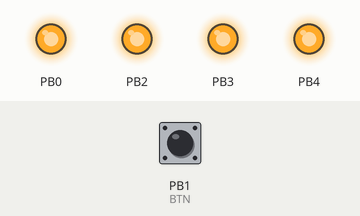
Simulated run of this sketch. Board: ATtiny85, built with avr-gcc and run on an emulated ATtiny85. Parts: output pins drawn as LEDs (lit = HIGH). The test bench sets the inputs (shaded band); at power-on: PB1 (BTN) HIGH. Sleep ends after the set time or at an interrupt; random numbers use the default seed unless the sketch sets one.

Above: at 5.0 s.
5.1 s: PB1 (BTN) pulled LOW for 0.15 s
At 7.7 s:
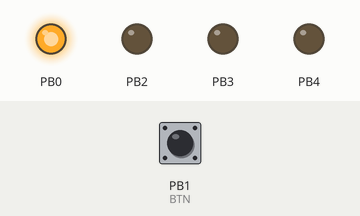
8.1 s: PB1 (BTN) pulled LOW for 1 s
At 11.0 s:
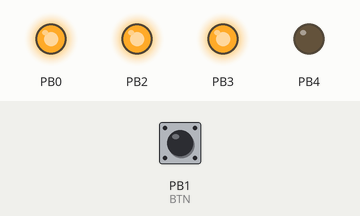
11.1 s: PB1 (BTN) pulled LOW for 0.15 s
At 13.5 s:
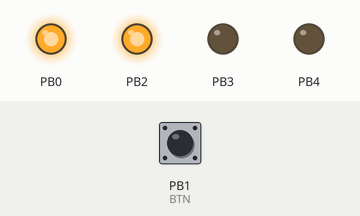
14.1 s: PB1 (BTN) pulled LOW for 3.2 s
At 18.66 s:
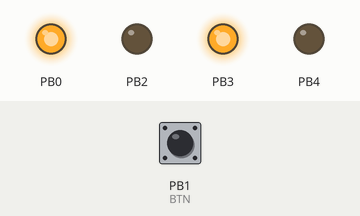
Timing chart, 0 to 19.8 s (numbered marks = the images above; inputs shaded):
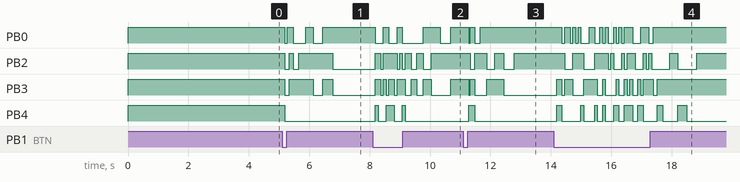

The sketch:

miroLED-dice.ino
```cpp
#include <avr/io.h>
#include <util/delay.h>
#include <avr/interrupt.h>
#include <avr/sleep.h>
#include <avr/wdt.h>
#include <avr/power.h>

const byte BTN = 1; // pin3 PB1

int previousPattern = 1; int previousPattern2 = 1;
int currentPattern = 1; int currentPattern2 = 1;
int ledMode = 1;
int mode_2 = 1; int mode_3 = 1; int mode_22 = 1; int mode_32 = 1;


void setup() {
  pinMode(BTN, INPUT_PULLUP);
  pinMode(2, OUTPUT); pinMode(0, OUTPUT); pinMode(3, OUTPUT); pinMode(4, OUTPUT);

  while(digitalRead(BTN) == LOW) {
    if(ledMode == 1) { ledMode = 2; Set_Pattern(2, false, false); delay(3000); }
    else if(ledMode == 2) { ledMode = 3; Set_Pattern(3, false, false); delay(3000); }
    else if(ledMode == 3) { ledMode = 4; Set_Pattern(4, false, false); delay(3000); }
    else if(ledMode == 4) { ledMode = 1; Set_Pattern(1, false, false); delay(3000); }
  }

  PCMSK  = bit (PCINT1); // want PB1 / pin3
  GIFR  |= bit (PCIF);   // clear any outstanding interrupts
  GIMSK |= bit (PCIE);   // enable pin change interrupts

  randomSeed(millis());

  Set_Pattern(7, false, false);
  delay(100);

  power_off();
}


void loop() {
  delay(100);
}


ISR(PCINT0_vect) // there are pins and vectors, it is not the same
{

}


void power_off() {
  set_sleep_mode (SLEEP_MODE_PWR_DOWN);
  wdt_disable();
  ADCSRA = 0;           // turn off ADC
  power_all_disable();  // power off ADC, Timer 0 and 1, serial interface
  noInterrupts();       // timed sequence coming up
  sleep_enable();       // ready to sleep
  sleep_bod_disable();  // Disable Brown out detector
  interrupts();         // interrupts are required now
  sleep_cpu();          // sleep
  sleep_disable();      // precaution
  power_all_enable();   // power everything back on

  Button_Pressed();
}


void Button_Pressed() {
  randomSeed(millis());
  do {
    delay(89);
    AnimateMix();
  } while(digitalRead(BTN) == LOW);

  if(ledMode == 1 || ledMode == 2) { SlowDown(false); }
  else if(ledMode == 3 || ledMode == 4) { SlowDown(true); }

  while(digitalRead(BTN) == LOW) { delay(100); }
  power_off();
}


void SlowDown(bool twoDices) {
  for(int i=0; i<13; i+=2) {
    do {
     currentPattern = random(1, 7);
    } while (currentPattern == previousPattern);
    previousPattern = currentPattern;

    if(twoDices == true) {
      do {
       currentPattern2 = random(1, 7);
      } while (currentPattern2 == previousPattern2);
      previousPattern2 = currentPattern2;
    }

    if(ledMode == 2 || ledMode == 4) {
      Set_Pattern(0, true, false);
      delay(89 + 20 * i);
    }

    Set_Pattern(currentPattern, true, false);
    delay(89 + 20 * i);
  }

  if(twoDices == true) {
    int showDice = 1;
    int counter = 0;

    while(digitalRead(BTN)==HIGH) {
      counter += 1;
      if(showDice == 1) {
        if(counter >= 20) { showDice = 2; counter = 0; Set_Pattern(0, false, false); delay(200); }
        else Set_Pattern(currentPattern, false, false);
        delay(100);
      }
      else {
        if(counter >= 20) { showDice = 1; counter = 0; Set_Pattern(0, false, true); delay(200); }
        else Set_Pattern(currentPattern2, false, true);
        delay(100);
      }
    }

    Button_Pressed();
  }
}


void AnimateMix() {
  digitalWrite(2, random(0, 2)); digitalWrite(0, random(0, 2)); digitalWrite(3, random(0, 2));
  digitalWrite(4, random(0, 2));
}


void Set_Pattern(int pattern, bool set_new23, bool second_dice) {
  if (set_new23 == true) {
    mode_2 = random(1, 3); delay(13);
    mode_3 = random(1, 3); delay(13);
    mode_22 = random(1, 3); delay(13);
    mode_32 = random(1, 3); delay(13);
  }

  switch(pattern) {
    case 1:
      digitalWrite(2, HIGH); digitalWrite(0, LOW); digitalWrite(3, LOW); digitalWrite(4, LOW);
      break;
    case 2:
      digitalWrite(2, LOW); digitalWrite(4, LOW);
      if(second_dice == true) {
        if(mode_22 == 1) { digitalWrite(0, HIGH); }
        else { digitalWrite(0, LOW); }
        if(mode_22 == 2) { digitalWrite(3, HIGH); }
        else { digitalWrite(3, LOW); }
      }
      else {
        if(mode_2 == 1) { digitalWrite(0, HIGH); }
        else { digitalWrite(0, LOW); }
        if(mode_2 == 2) { digitalWrite(3, HIGH); }
        else { digitalWrite(3, LOW); }
      }
      break;
    case 3:
      digitalWrite(2, HIGH); digitalWrite(4, LOW);
      if(second_dice == true) {
        if(mode_32 == 1) { digitalWrite(0, HIGH); }
        else { digitalWrite(0, LOW); }
        if(mode_32 == 2) { digitalWrite(3, HIGH); }
        else { digitalWrite(3, LOW); }
      }
      else {
        if(mode_3 == 1) { digitalWrite(0, HIGH); }
        else { digitalWrite(0, LOW); }
        if(mode_3 == 2) { digitalWrite(3, HIGH); }
        else { digitalWrite(3, LOW); }
      }
      break;
    case 4:
      digitalWrite(2, LOW); digitalWrite(0, HIGH); digitalWrite(3, HIGH); digitalWrite(4, LOW);
      break;
    case 5:
      digitalWrite(2, HIGH); digitalWrite(0, HIGH); digitalWrite(3, HIGH); digitalWrite(4, LOW);
      break;
    case 6:
      digitalWrite(2, LOW); digitalWrite(0, HIGH); digitalWrite(3, HIGH); digitalWrite(4, HIGH);
      break;
    case 7:
      digitalWrite(2, HIGH); digitalWrite(0, HIGH); digitalWrite(3, HIGH); digitalWrite(4, HIGH);
      break;
    default:
      digitalWrite(2, LOW); digitalWrite(0, LOW); digitalWrite(3, LOW); digitalWrite(4, LOW);
      break;
  }
}
```

Measured:
- after the input at 5.1 s, PB0: goes LOW 0.09 s, HIGH 0.20 s, LOW 0.40 s, HIGH 0.26 s, LOW 0.30 s, then HIGH, starting after 0.09 s; PB2: goes LOW 0.14 s, HIGH 0.14 s, LOW 0.18 s, HIGH 1.1 s, then LOW, starting after 0.09 s; PB3: goes LOW 0.14 s, HIGH 0.81 s, LOW 0.30 s, HIGH 0.34 s, then LOW, starting after 0.09 s; PB4: HIGH → LOW after 0.09 s
- after the input at 8.1 s, PB0: HIGH → LOW after 0.09 s, → HIGH 0.27 s later, → LOW 0.18 s later, → HIGH 0.27 s later, … (8 changes in this stretch); PB4: goes HIGH 0.09 s, LOW 0.27 s, HIGH 0.27 s, LOW 0.27 s, HIGH 0.09 s, then LOW, starting after 0.09 s
- after the input at 11.1 s, PB0: HIGH → LOW after 0.18 s, → HIGH 0.05 s later, → LOW 0.14 s later, → HIGH 0.18 s later; PB2: goes LOW 0.14 s, HIGH 0.40 s, LOW 0.26 s, HIGH 0.30 s, LOW 0.34 s, then HIGH, starting after 0.23 s
- after the input at 14.1 s, PB2: HIGH → LOW after 0.36 s, → HIGH 0.27 s later, → LOW 0.36 s later, → HIGH 0.36 s later, … (18 changes in this stretch)
